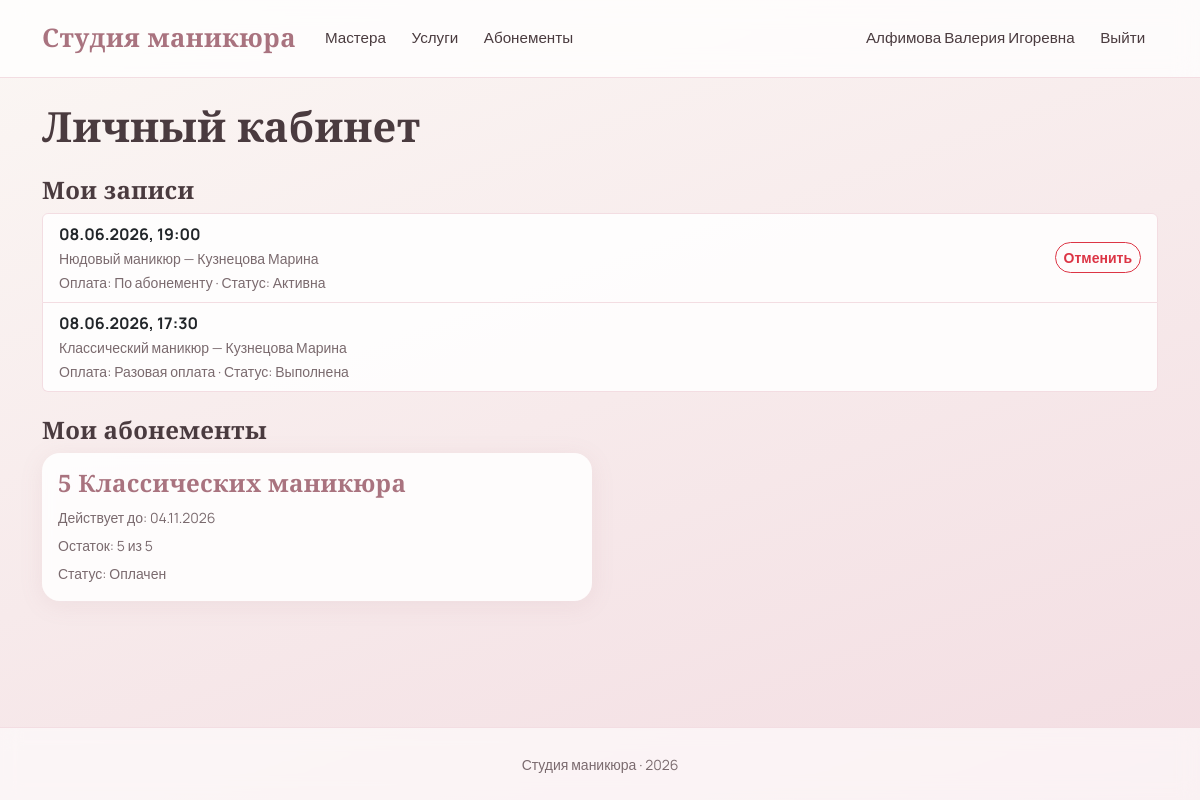
The page /accounts/account/ (signed in) on the database its author committed.
### accounts/models.py (models this page shows, shortened)
class User(AbstractUser):
    class Role(models.TextChoices):
        CLIENT = 'client', 'Клиент'
        MASTER = 'master', 'Мастер'
        ADMIN = 'admin', 'Администратор'
    role = models.CharField(
        'Роль',
        max_length=20,
        choices=Role.choices,
        default=Role.CLIENT,
    )
    email = models.EmailField('Эл. почта', unique=True)
    username = models.CharField(
        'Имя пользователя',
        max_length=150,
        unique=False,  # разрешаем повторяющиеся имена
    )
    full_name = models.CharField('ФИО', max_length=100, blank=True)
    phone = models.CharField('Телефон', max_length=20, blank=True)
    created_at = models.DateTimeField('Дата регистрации', auto_now_add=True)
    must_change_password = models.BooleanField(
        'Требуется смена пароля',
        default=False,
        help_text='Если включено, пользователь будет обязан сменить пароль при следующем входе.',
    )
    class Meta:
        verbose_name = 'Пользователь'
        verbose_name_plural = 'Пользователи'
    @property
    def display_name(self):
        if self.full_name:
            return self.full_name
        combined = f'{self.first_name} {self.last_name}'.strip()
        if combined:
            return combined
        return self.username
    @property
    def is_master(self):
        return self.role == self.Role.MASTER

class MasterProfile(models.Model):
    user = models.OneToOneField(
        User,
        on_delete=models.CASCADE,
        related_name='master_profile',
        verbose_name='Пользователь',
    )
    specialization = models.CharField('Специализация', max_length=100, blank=True)
    experience_years = models.PositiveIntegerField('Опыт работы (лет)', default=0)
    biography = models.TextField('Биография', blank=True)
    avatar = models.ImageField('Фото профиля', upload_to='avatars/', null=True, blank=True)
    class Meta:
        verbose_name = 'Профиль мастера'
        verbose_name_plural = 'Профили мастеров'

### booking/models.py (models this page shows, shortened)
class Appointment(models.Model):
    class PaymentMethod(models.TextChoices):
        SINGLE = 'single', 'Разовая оплата'
        SUBSCRIPTION = 'subscription', 'По абонементу'
    class Status(models.TextChoices):
        ACTIVE = 'active', 'Активна'
        COMPLETED = 'completed', 'Выполнена'
        CANCELLED = 'cancelled', 'Отменена'
    client = models.ForeignKey(
        User,
        on_delete=models.CASCADE,
        related_name='appointments',
        verbose_name='Клиент',
    )
    time_slot = models.OneToOneField(
        TimeSlot,
        on_delete=models.CASCADE,
        related_name='appointment',
        verbose_name='Слот',
    )
    service = models.ForeignKey(
        Service,
        on_delete=models.PROTECT,
        related_name='appointments',
        verbose_name='Услуга',
    )
    subscription = models.ForeignKey(
        Subscription,
        on_delete=models.SET_NULL,
        null=True,
        blank=True,
        related_name='appointments',
        verbose_name='Абонемент',
    )
    reference_photo = models.ImageField(
        'Фото-референс',
        upload_to='references/',
        null=True,
        blank=True,
    )
    payment_method = models.CharField(
        'Способ оплаты',
        max_length=20,
        choices=PaymentMethod.choices,
        default=PaymentMethod.SINGLE,
    )
    status = models.CharField(
        'Статус',
        max_length=20,
        choices=Status.choices,
        default=Status.ACTIVE,
    )
    created_at = models.DateTimeField('Дата создания', auto_now_add=True)
    class Meta:
        verbose_name = 'Запись'
        verbose_name_plural = 'Записи'
        ordering = ['-created_at']

class TimeSlot(models.Model):
    class Status(models.TextChoices):
        FREE = 'free', 'Свободен'
        BUSY = 'busy', 'Занят'
    master = models.ForeignKey(
        MasterProfile,
        on_delete=models.CASCADE,
        related_name='time_slots',
        verbose_name='Мастер',
    )
    date = models.DateField('Дата')
    start_time = models.TimeField('Время начала')
    duration_minutes = models.PositiveIntegerField('Длительность (мин)', default=60)
    status = models.CharField(
        'Статус',
        max_length=20,
        choices=Status.choices,
        default=Status.FREE,
    )
    class Meta:
        verbose_name = 'Временной слот'
        verbose_name_plural = 'Временные слоты'
        ordering = ['date', 'start_time']
        unique_together = ('master', 'date', 'start_time')

### catalog/models.py (models this page shows, shortened)
class Service(models.Model):
    name = models.CharField('Название', max_length=150)
    description = models.TextField('Описание', blank=True)
    duration_minutes = models.PositiveIntegerField('Длительность (мин)')
    price = models.DecimalField('Цена, руб.', max_digits=10, decimal_places=2)
    class Meta:
        verbose_name = 'Услуга'
        verbose_name_plural = 'Услуги'
        ordering = ['name']

### subscriptions/models.py (models this page shows, shortened)
class Subscription(models.Model):
    class PaymentStatus(models.TextChoices):
        PENDING = 'pending', 'Ожидает оплаты'
        PAID = 'paid', 'Оплачен'
        EXPIRED = 'expired', 'Истёк'
    client = models.ForeignKey(
        User,
        on_delete=models.CASCADE,
        related_name='subscriptions',
        verbose_name='Клиент',
    )
    subscription_type = models.ForeignKey(
        SubscriptionType,
        on_delete=models.PROTECT,
        related_name='subscriptions',
        verbose_name='Тип абонемента',
    )
    purchase_date = models.DateField('Дата покупки', auto_now_add=True)
    procedures_left = models.PositiveIntegerField('Осталось процедур')
    payment_status = models.CharField(
        'Статус оплаты',
        max_length=20,
        choices=PaymentStatus.choices,
        default=PaymentStatus.PENDING,
    )
    class Meta:
        verbose_name = 'Абонемент'
        verbose_name_plural = 'Абонементы'
        ordering = ['-purchase_date']
    @property
    def expiry_date(self):
        return self.purchase_date + timedelta(days=self.subscription_type.validity_days)

class SubscriptionType(models.Model):
    name = models.CharField('Название', max_length=150)
    procedures_count = models.PositiveIntegerField('Количество процедур')
    validity_days = models.PositiveIntegerField('Срок действия (дней)')
    discount_percent = models.PositiveIntegerField('Скидка, %', default=0)
    total_price = models.DecimalField('Итоговая цена, руб.', max_digits=10, decimal_places=2)
    services = models.ManyToManyField(
        Service,
        through='SubscriptionTypeService',
        related_name='subscription_types',
        verbose_name='Доступные услуги',
    )
    class Meta:
        verbose_name = 'Тип абонемента'
        verbose_name_plural = 'Типы абонементов'
        ordering = ['total_price']

### accounts/views.py (the view)
# urls.py: path('account/', views.account, name='account'),
@login_required
def account(request):
    user = request.user
    if user.is_master:
        profile = getattr(user, 'master_profile', None)
        return render(request, 'accounts/account_master.html', {
            'profile': profile,
        })
    else:
        appointments = user.appointments.select_related(
            'service', 'time_slot', 'time_slot__master__user'
        ).all()
        subscriptions = user.subscriptions.select_related('subscription_type').all()
        return render(request, 'accounts/account_client.html', {
            'appointments': appointments,
            'subscriptions': subscriptions,
        })

### templates/accounts/account_client.html (shortened to what this page needs)
{% extends 'base.html' %}
{% block content %}
<h1 class="mb-4">Личный кабинет</h1>
<h4>Мои записи</h4>
{% if appointments %}
    <div class="list-group mb-4">
        {% for ap in appointments %}
            <div class="list-group-item">
                <div class="d-flex justify-content-between align-items-center">
                    <div>
                        <strong>{{ ap.time_slot.date|date:"d.m.Y" }}, {{ ap.time_slot.start_time|time:"H:i" }}</strong><br>
                        <small class="text-muted">
                            {{ ap.service.name }} — {{ ap.time_slot.master.user.display_name }}<br>
                            Оплата: {{ ap.get_payment_method_display }} · Статус: {{ ap.get_status_display }}
                        </small>
                    </div>
                    {% if ap.status == 'active' %}
                        <form method="post" action="{% url 'cancel_appointment' ap.pk %}">
                            <button type="submit" class="btn btn-sm btn-outline-danger">Отменить</button>
                        </form>
                    {% endif %}
                </div>
            </div>
        {% endfor %}
    </div>
{% else %}
    <p class="text-muted mb-4">У вас пока нет записей.</p>
{% endif %}
<h4>Мои абонементы</h4>
{% if subscriptions %}
    <div class="row g-3">
        {% for sub in subscriptions %}
            <div class="col-md-6">
                <div class="card">
                    <div class="card-body">
                        <h5 class="card-title">{{ sub.subscription_type.name }}</h5>
                        <p class="card-text mb-1"><small class="text-muted">Действует до: {{ sub.expiry_date|date:"d.m.Y" }}</small></p>
                        <p class="card-text mb-1"><small class="text-muted">Остаток: {{ sub.procedures_left }} из {{ sub.subscription_type.procedures_count }}</small></p>
                        <p class="card-text"><small class="text-muted">Статус: {{ sub.get_payment_status_display }}</small></p>
                    </div>
                </div>
            </div>
        {% endfor %}
    </div>
{% else %}
    <p class="text-muted">У вас пока нет абонементов. <a href="{% url 'subscription_list' %}">Посмотреть абонементы</a></p>
{% endif %}
{% endblock %}

### templates/base.html (shortened to what this page needs)
{% load static %}
<!DOCTYPE html>
<html lang="ru">
<head>
    <link href="https://cdn.jsdelivr.net/npm/bootstrap@5.3.3/dist/css/bootstrap.min.css" rel="stylesheet">
    <link href="{% static 'css/style.css' %}" rel="stylesheet">
</head>
<body>
<nav class="navbar navbar-expand-lg">
    <div class="container">
        <a class="navbar-brand" href="{% url 'home' %}">Студия маникюра</a>
        <div class="collapse navbar-collapse">
            <ul class="navbar-nav me-auto">
                <li class="nav-item"><a class="nav-link" href="{% url 'home' %}">Мастера</a></li>
                <li class="nav-item"><a class="nav-link" href="{% url 'service_list' %}">Услуги</a></li>
                <li class="nav-item"><a class="nav-link" href="{% url 'subscription_list' %}">Абонементы</a></li>
            </ul>
            <ul class="navbar-nav">
                {% if user.is_authenticated %}
                    <li class="nav-item"><a class="nav-link" href="{% url 'account' %}">{{ user.display_name }}</a></li>
                    <li class="nav-item">
                        <form action="{% url 'logout' %}" method="post" class="d-inline">
                            <button type="submit" class="btn btn-link nav-link">Выйти</button>
                        </form>
                    </li>
                {% else %}
                    <li class="nav-item"><a class="nav-link" href="{% url 'login' %}">Войти</a></li>
                    <li class="nav-item"><a class="nav-link" href="{% url 'register' %}">Регистрация</a></li>
                {% endif %}
            </ul>
        </div>
    </div>
</nav>
<main class="container my-4">
    {% block content %}{% endblock %}
</main>
<footer>
    <div class="container text-center">
        <small>Студия маникюра · 2026</small>
    </div>
</footer>
</body>
</html>

### static/css/style.css (style rules this page uses)
:root { --cream: #FBF7F4; --blush: #F3DDE2; --rose: #E8B4BC; --rose-deep: #C98A98; --mauve: #A9737F; --beige: #EFE6DD; --beige-warm: #E5D5C5; --ink: #4A3B3F; --ink-soft: #7A6A6E; --white: #FFFFFF; --shadow-soft: 0 10px 40px rgba(169, 115, 127, 0.12); --shadow-card: 0 4px 24px rgba(169, 115, 127, 0.10); --shadow-hover: 0 16px 48px rgba(169, 115, 127, 0.20); --radius: 18px; --radius-sm: 12px; }
html, body { height: 100%; }
body { display: flex; flex-direction: column; min-height: 100vh; margin: 0; font-family: 'Manrope', sans-serif; color: var(--ink); background: linear-gradient(160deg, var(--cream) 0%, var(--blush) 100%); background-attachment: fixed; }
main { flex: 1 0 auto; }
footer { flex-shrink: 0; }
h1, h2, h3, h4, h5, .display-4 { font-family: 'Cormorant Garamond', serif; font-weight: 600; color: var(--ink); letter-spacing: 0.3px; }
h1 { font-size: 2.6rem; }
.text-muted { color: var(--ink-soft) !important; }
.navbar { background: rgba(255, 255, 255, 0.75) !important; backdrop-filter: blur(12px); border-bottom: 1px solid var(--blush) !important; padding-top: 0.9rem; padding-bottom: 0.9rem; }
.navbar-brand { font-family: 'Cormorant Garamond', serif; font-size: 1.6rem !important; font-weight: 700 !important; color: var(--mauve) !important; letter-spacing: 0.5px; }
.navbar .nav-link { color: var(--ink) !important; font-weight: 500; font-size: 0.95rem; margin: 0 0.3rem; transition: color 0.2s ease; }
.btn-outline-danger { border-radius: 50px; font-weight: 600; }
.btn-link { color: var(--mauve); text-decoration: none; font-weight: 500; }
.card { border: none; border-radius: var(--radius); background: rgba(255, 255, 255, 0.85); backdrop-filter: blur(6px); box-shadow: var(--shadow-card); overflow: hidden; transition: transform 0.3s ease, box-shadow 0.3s ease; }
.card-title { font-family: 'Cormorant Garamond', serif; font-size: 1.5rem; font-weight: 600; color: var(--mauve); }
footer { background: rgba(255, 255, 255, 0.6) !important; backdrop-filter: blur(10px); border-top: 1px solid var(--blush) !important; padding: 1.5rem 0; color: var(--ink-soft); }
.list-group-item { background: rgba(255, 255, 255, 0.85); border-color: var(--blush); }

### rows shown on the page
User: display_name "Алфимова Валерия Игоревна"
Appointment: time_slot "08.06.2026", time_slot.start_time "19:00", service.name "Нюдовый маникюр", time_slot.master.user.display_name "Кузнецова Марина", payment_method "По абонементу", status "Активна", shows "Отменить"
Appointment: time_slot "08.06.2026", time_slot.start_time "17:30", service.name "Классический маникюр", time_slot.master.user.display_name "Кузнецова Марина", payment_method "Разовая оплата", status "Выполнена"
Subscription: subscription_type.name "5 Классических маникюра", expiry_date "04.11.2026", procedures_left "5", subscription_type.procedures_count "5", payment_status "Оплачен"
